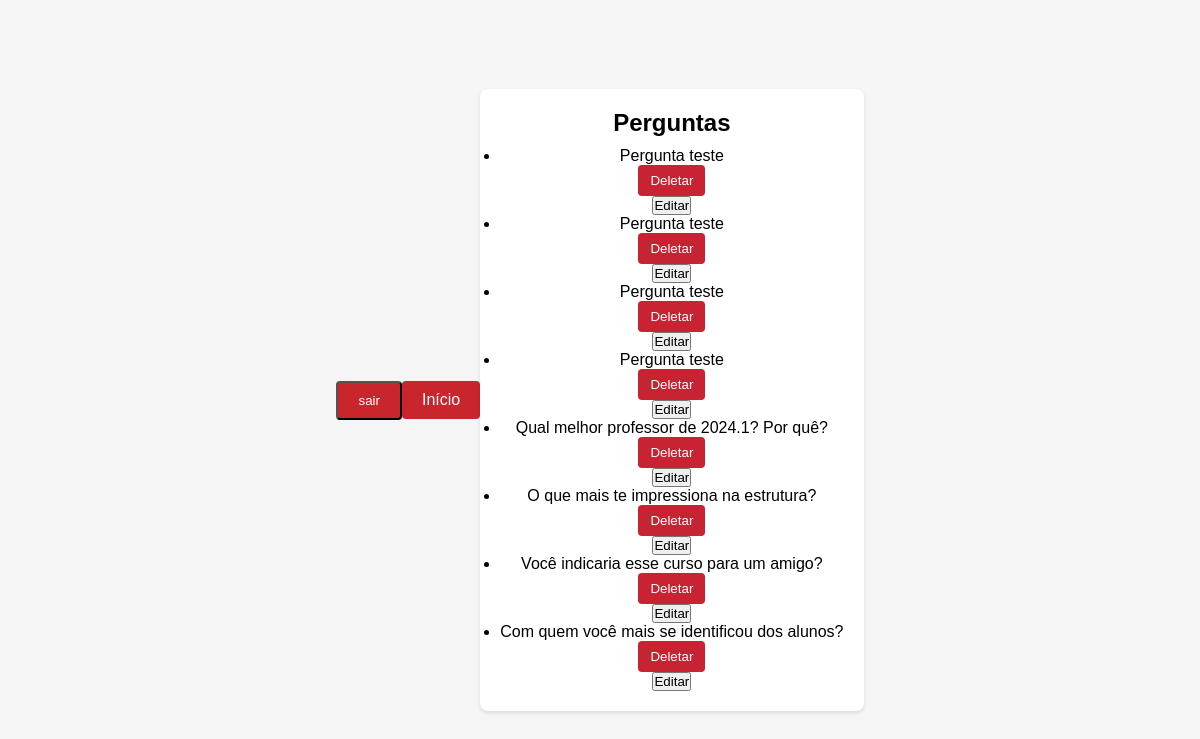
The app's page /listagem-perguntas/ (signed in) with its own data.
### formulario/models.py (models this page shows, shortened)
class Perguntas (models.Model):
    pergunta_de_texto = models.TextField(max_length=2000, blank=True, null=True) ## classe para todos os tipos de pergunta (nome da variável está específico, mas devemos ignorar, só não trocamos porque ia quebrar todo o dódigo - ficaria melhor: 'pergunta')
    tipo = models.CharField(max_length=200)

### formulario/views.py (the view)
# urls.py: path('listagem-perguntas/', views.listagem_perguntas, name='listagem_perguntas'),
def listagem_perguntas(request):
    perguntas = Perguntas.objects.all()
    return render(request, 'perguntas/listar_perguntas.html', {'perguntas_de_texto': perguntas})

### formulario/templates/perguntas/listar_perguntas.html (shortened to what this page needs)
{% extends 'formulario/base.html' %}
{% block content %}
<div class="forms">
       <h2>Perguntas</h2>
    <ul>
        {%for pergunta in perguntas_de_texto%}
        <li>{{pergunta.pergunta_de_texto}}</li>
        <form action="/deletar-pergunta/{{pergunta.id}}" method="POST">
            <button type="submit" class="deletar-formulario">Deletar</button>
        </form>
        <form action="/editar-pergunta/{{ pergunta.id }}" method="GET">
            <button type="submit" class="editar-pergunta">Editar</button>
        </form>
        {% endfor %}
</div>
{% endblock %}

### formulario/static/css/style1.css (style rules this page uses)
.deletar-formulario { background-color: #dc3545; color: white; border: none; padding: 8px 12px; border-radius: 4px; cursor: pointer; }
.deletar-formulario { background-color: #c82333; }
* { margin: 0; padding: 0; box-sizing: border-box; }
body, html { height: 100%; font-family: Arial, sans-serif; background-color: #f5f5f5; display: flex; justify-content: center; align-items: center; text-align: center; }
body { font-family: Arial, sans-serif; background-color: #f5f5f5; }
.container h2 { font-size: 24px; margin-bottom: 10px; }

### records on screen
Perguntas: pergunta_de_texto "Pergunta teste"
Perguntas: pergunta_de_texto "Pergunta teste"
Perguntas: pergunta_de_texto "Pergunta teste"
Perguntas: pergunta_de_texto "Pergunta teste"
Perguntas: pergunta_de_texto "Qual melhor professor de 2024.1? Por quê?"
Perguntas: pergunta_de_texto "O que mais te impressiona na estrutura?"
Perguntas: pergunta_de_texto "Você indicaria esse curso para um amigo?"
Perguntas: pergunta_de_texto "Com quem você mais se identificou dos alunos?"
